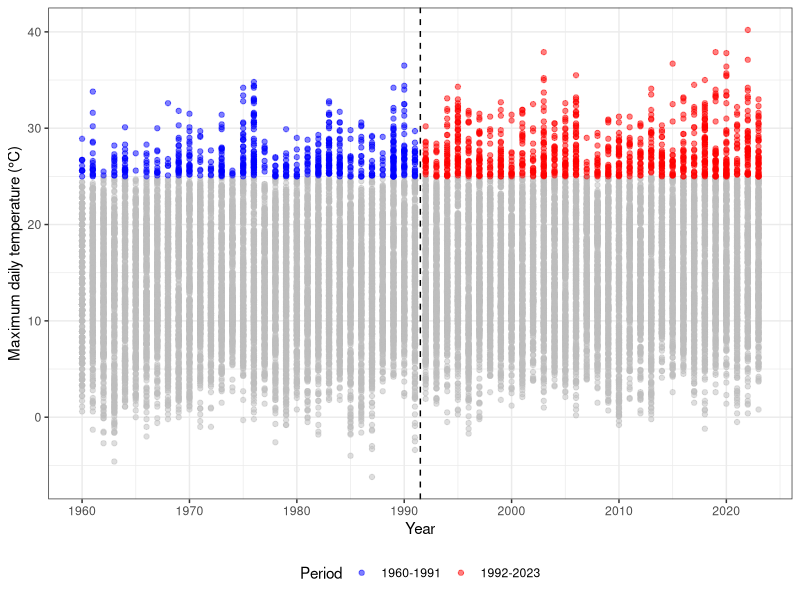
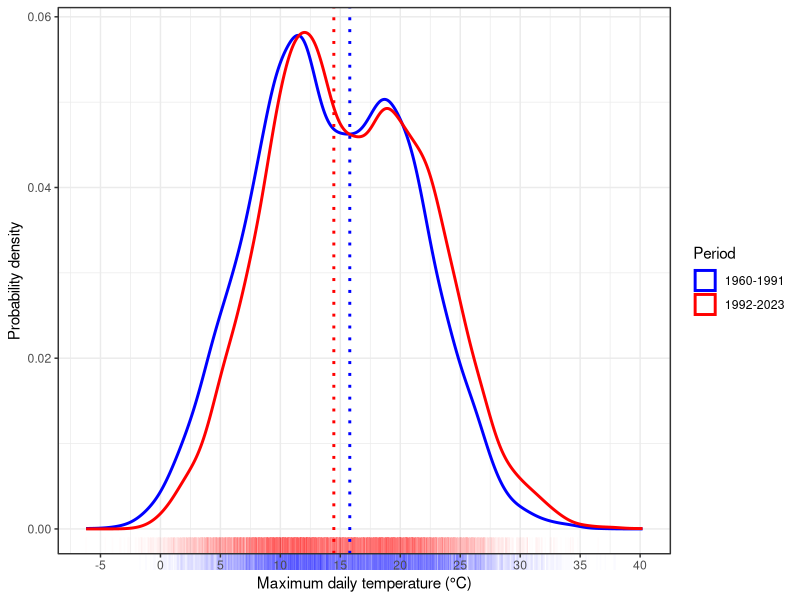
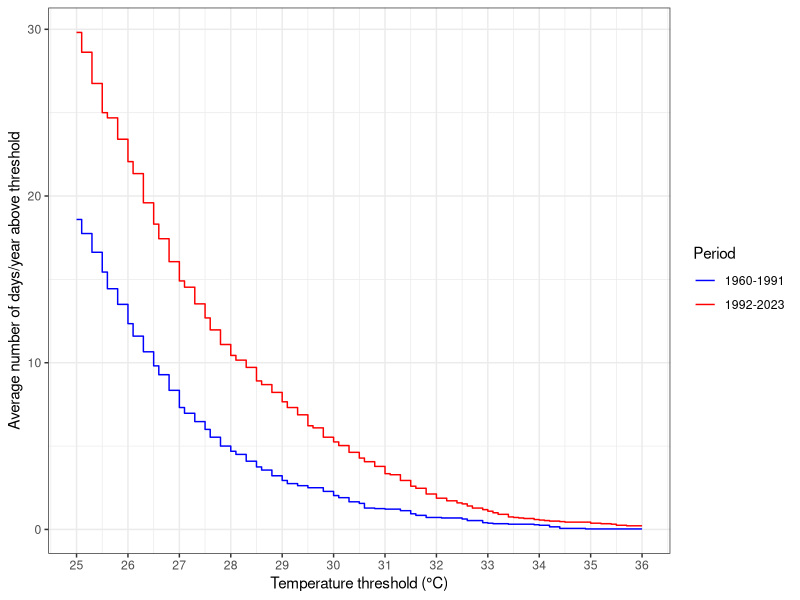
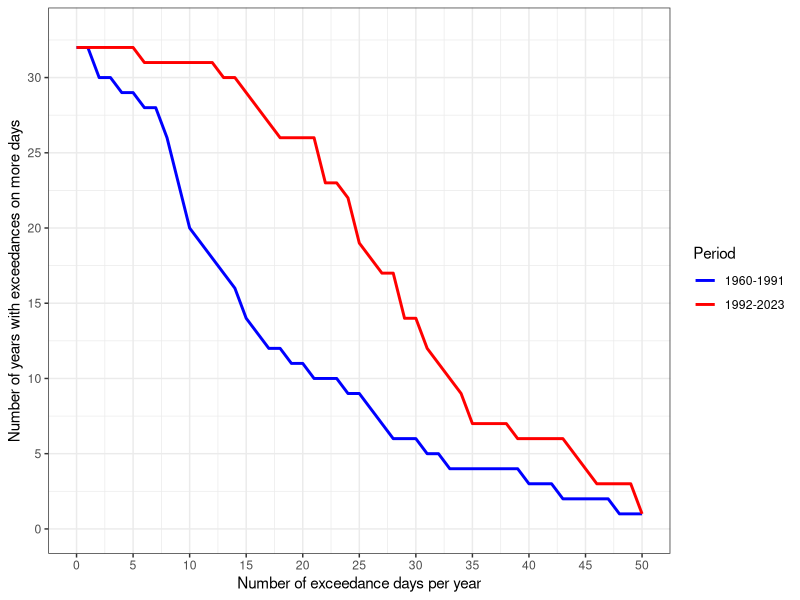

These figures' R source, in order:
# Load necessary libraries
library(ggplot2)
library(dplyr)
library(tidyr)

# Set up standard width / height
std_width <- 6
std_height <- 4
# Set up ggplot theme
theme_set(theme_bw())

# Read data
dat <- read.table("LHR_temp.txt", sep=",", header=TRUE)
y <- 0.1 * dat[(dat[,5]==0) & (dat[,4] > (-9999)), 4]
t <- dat[(dat[,5]==0) & (dat[,4] > (-9999)), 3]
yr <- floor(t / 10000)

# Define the time periods
dat_filtered <- data.frame(Year = yr, Temp = y)
dat_filtered$Period <- factor(ifelse(dat_filtered$Year < 1992, "1960-1991", "1992-2023"),
                              levels = c("1960-1991", "1992-2023"),
                              ordered = TRUE)

# Plot showing the data values and time periods using ggplot
g1 <- ggplot(dat_filtered, aes(x = Year, y = Temp)) +
  geom_point(data = dat_filtered %>% filter(Temp < 25),
             colour = 'grey', alpha=0.5) +
  geom_point(data = dat_filtered %>% filter(Temp >= 25),
             aes(colour = Period), alpha=0.5) +
  geom_vline(xintercept=c(1991.5), linetype="dashed", color="black") +
  labs(x = "Year", y = "Maximum daily temperature (°C)") +
  scale_x_continuous(breaks = seq(1950, 2020, 10)) +
  scale_color_manual(values=c("blue", "red")) + 
  theme(legend.position = 'bottom')
ggsave("data_ggplot.jpeg", plot = g1,
       width = std_width, height = std_height)

# Density plot with rugs
g2 <- ggplot(dat_filtered, aes(x = Temp)) +
  geom_density(aes(color = Period), linewidth = 1) +
  coord_cartesian(clip = "off") +
  geom_rug(data = dat_filtered %>% filter(Period == "1992-2023"),
           color = "blue", sides = "b", alpha = 0.01, outside = TRUE) +
  geom_rug(data = dat_filtered %>% filter(Period == "1960-1991"),
           color = "red", sides = "b", alpha = 0.01) +
  geom_vline(aes(xintercept = mean(dat_filtered$`Temp`[dat_filtered$`Period` == "1992-2023"])), 
             colour = "blue", size = 1, linetype = 'dotted') +
  geom_vline(aes(xintercept = mean(dat_filtered$`Temp`[dat_filtered$`Period` == "1960-1991"])), 
             colour = "red", size = 1, linetype = 'dotted') +
  scale_color_manual(values=c("blue", "red")) +
  scale_x_continuous(breaks = seq(-10, 40, by = 5)) +
  labs(x = "Maximum daily temperature (°C)", y = "Probability density") #+ 
  # theme(legend.position = "none")
ggsave("density_ggplot.jpeg", plot = g2,
       width = std_width, height = std_height)

# Update the script for threshold analysis using ggplot
# u_values <- 25:36
u_values <- seq(25, 36, by = 0.1)

# Calculate number of days per year above threshold u_values
nu1 <- sapply(u_values, function(u) sum(dat_filtered$Temp[dat_filtered$Period == "1960-1991"] > u))
nu1 <- nu1 / length(unique(dat_filtered$Year[dat_filtered$Period == "1960-1991"]))
# Now do the same for the second period
nu2 <- sapply(u_values, function(u) sum(dat_filtered$Temp[dat_filtered$Period == "1992-2023"] > u))
nu2 <- nu2 / length(unique(dat_filtered$Year[dat_filtered$Period == "1992-2023"]))

threshold_data <- tibble(Threshold = u_values, 
                             `1960-1991` = nu1, 
                             `1992-2023` = nu2) %>% 
  pivot_longer(cols = c(`1960-1991`, `1992-2023`), 
               names_to = "Period", values_to = "Days")
# Turn period into ordered factor
threshold_data$Period <- factor(threshold_data$Period, 
                                levels = c("1960-1991", "1992-2023"),
                                ordered = TRUE)

g3 <- ggplot(threshold_data, aes(x = Threshold)) +
  geom_step(aes(y = Days, color = Period)) +
  scale_color_manual(values = c("blue", "red")) +
  labs(x = "Temperature threshold (°C)", 
       y = "Average number of days/year above threshold",
       color = "Period") + 
  scale_x_continuous(breaks = seq(25, 36, by = 1)) # +
  # theme(legend.position = "None")
ggsave("distribution_ggplot.jpeg", plot = g3,
       width = std_width, height = std_height)

# g4
u=25
yr1=(yr<1992)
yr2=(yr>=1992)
n1=length(unique(yr[yr1]))
n2=length(unique(yr[yr2]))

x1=aggregate((y[yr1]>u)~yr[yr1], FUN=sum)
mean(x1[,2])
x2=aggregate((y[yr2]>u)~yr[yr2], FUN=sum)
mean(x2[,2])
h1=hist(x1[,2],breaks = seq(0, 60, by = 1), plot = FALSE)
h2=hist(x2[,2],breaks = seq(0, 60, by = 1), plot = FALSE)
sum(x1[,2]>u)
sum(x2[,2]>u)

# Create a data frame with the data for the plot
exceedance_data <- data.frame(Exceedance_Days = h1$breaks, 
                              Before_1992 = n1 - cumsum(c(0, h1$counts)), 
                              After_1992 = n2 - cumsum(c(0, h2$counts)))
# Now do the plot
g4 <- ggplot(exceedance_data, aes(x = Exceedance_Days)) +
  geom_line(aes(y = Before_1992, color = "1960-1991"), size = 1) +
  geom_line(aes(y = After_1992, color = "1992-2023"), size = 1) +
  scale_color_manual(values = c("blue", "red")) +
  labs(x = "Number of exceedance days per year", 
       y = "Number of years with exceedances on more days",
       colour = "Period") + 
  scale_x_continuous(breaks = seq(0, 50, by = 5),
                     limits = c(0, 50)) +
  scale_y_continuous(breaks = seq(0, 35, by = 5),
                   limits = c(0, 33))
  # theme(legend.position = "None")
ggsave("duration_ggplot.jpeg", plot = g4,
       width = std_width, height = std_height)
